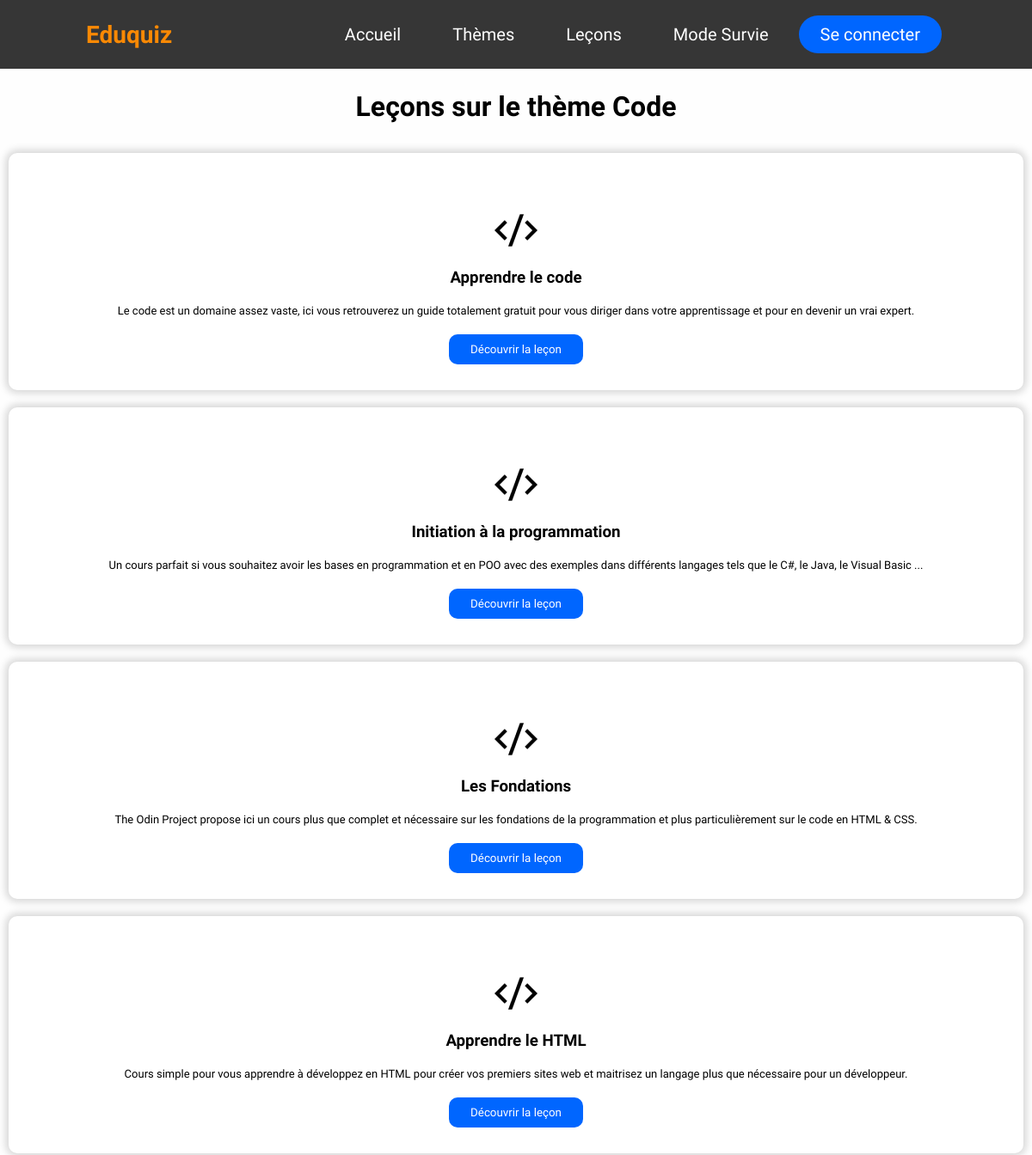
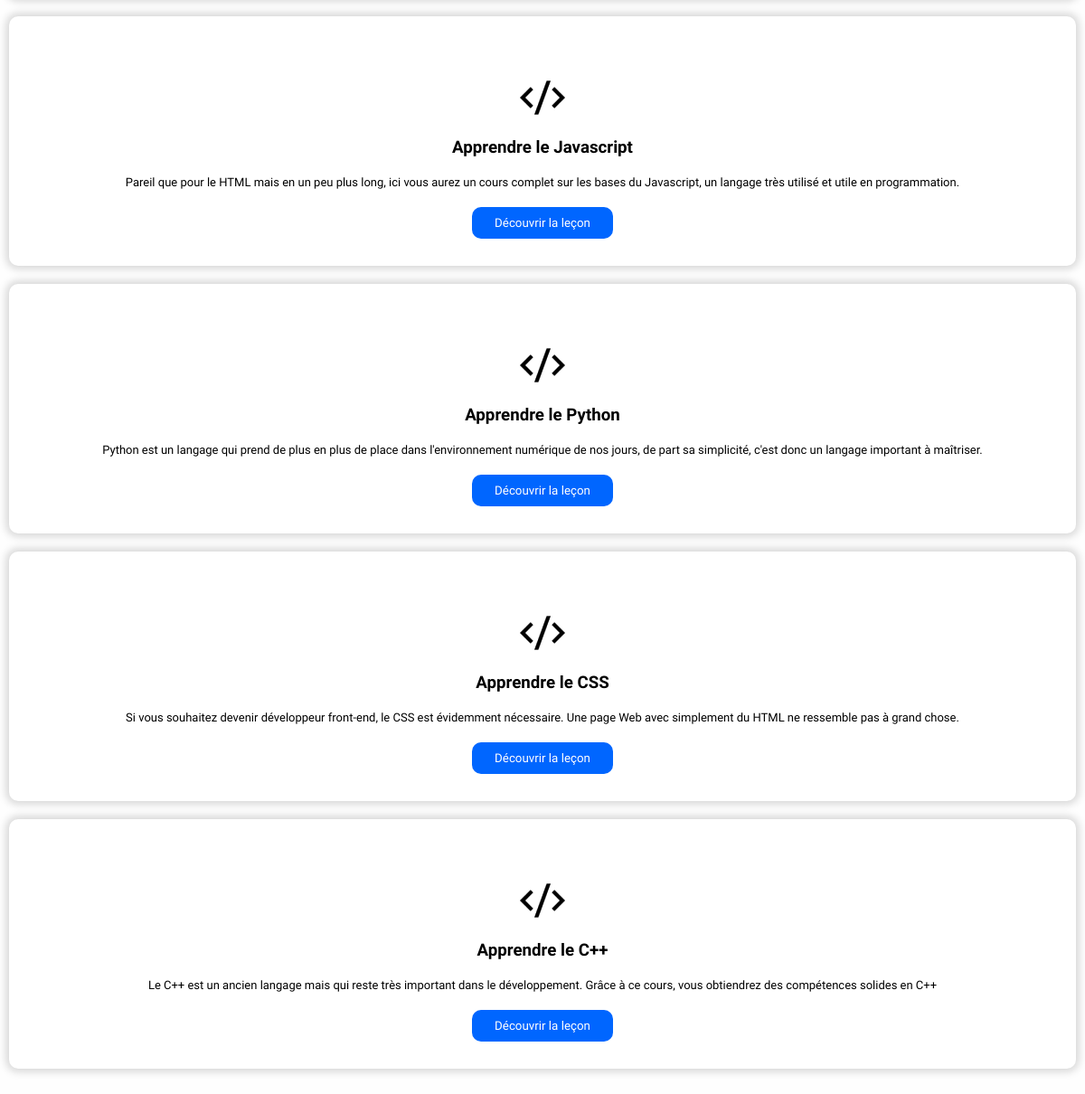
The page /View/lessons_link.php?theme=Code on the database its author committed (2 pictures, top to bottom).
### tables this page shows
CREATE TABLE `lecons` (
  `id` INT AUTO_INCREMENT PRIMARY KEY,
  `theme_name` VARCHAR(25) NOT NULL,
  `title` VARCHAR(100) NOT NULL,
  `description` TEXT NOT NULL,
  `difficulty` ENUM('easy', 'medium', 'hard') NOT NULL,
  `link` VARCHAR(255) NOT NULL,
  `image_url` VARCHAR(255) NOT NULL
);

### View/lessons_link.php (the view, shortened to what this page needs)
<?php
include "../Model/db_connect.php";
$theme = $_GET['theme'];
$sql = "SELECT * FROM lecons WHERE theme_name = ?";
$stmt = $connexion->prepare($sql);
$stmt->bind_param('s', $theme);
$stmt->execute();
$result = $stmt->get_result();
?>
<!DOCTYPE html>
<html lang="en">
<body>
    <header>
        <?php include "header.php"; ?>
    </header>
    <div class="lessons-section">
    <h1>Leçons sur le thème <?php echo $theme; ?></h1>
    <div class="lessons-container">
        <?php
        while ($row = $result->fetch_assoc()) {
            echo '<div class="lessons-items">';
            echo '<img src="' . $row['image_url'] . '"/>';
            echo '<h3>' . $row['title'] . '</h3>';
            echo '<p>' . $row['description'] . '</p>';
            echo '<button><a href="' . $row['link'] . '" target="_blank">Découvrir la leçon</a></button>';
            echo '</div>';
        }
        ?>
    </div>
</div>
</body>
</html>

### css/style.css (style rules this page uses)
* { margin: 0; padding: 0; list-style: none; text-decoration: none; font-family: "Kumbh Sans"; box-sizing: border-box; }
body { background-color: #fefefe; }
header { width: 100%; height: 80px; background: #363636; display: flex; align-items: center; justify-content: space-between; padding: 0 100px; }
@media only screen and (max-width: 1320px) { header { padding: 0 50 px; } }
.lessons-section { width: 100%; padding-bottom: 50px; }
.lessons-section h1 { text-align: center; padding: 25px 0px; }
.lessons-container { width: 1170px; margin: auto; flex-wrap: wrap; justify-content: space-around; display: flex; }
.lessons-items { flex-basis: 23%; margin: 10px 0px; text-align: center; padding: 20px 0px; background: white; box-shadow: 0px 0px 10px 3px lightgrey; border: none; border-radius: 10px; }
.lessons-items h3 { padding: 10px 0px; }
.lessons-items p { font-size: 13px; padding: 10px; }
.lessons-items a { color: white; }
.lessons-items button { background: #0066ff; padding: 10px 25px; border: none; border-radius: 10px; margin: 10px 0px; color: white; }
@media screen and (max-width: 1200px) { .lessons-container { width: 100%; flex-direction: column; } }
@media screen and (max-width: 1200px) { .lessons-items { margin: 10px; } }
img { margin-top: 40px; max-width: 80%; height: auto; }

### rows shown on the page
lecons: image_url (picture), title "Apprendre le code", description "Le code est un domaine assez vaste, ici vous retrouverez un guide totalement gratuit pour vous diriger dans votre apprentissage et pour en devenir un vrai expert."
lecons: image_url (picture), title "Initiation à la programmation", description "Un cours parfait si vous souhaitez avoir les bases en programmation et en POO avec des exemples dans différents langages tels que le C#, le Java, le Visual Basic ..."
lecons: image_url (picture), title "Les Fondations", description "The Odin Project propose ici un cours plus que complet et nécessaire sur les fondations de la programmation et plus particulièrement sur le code en HTML & CSS."
lecons: image_url (picture), title "Apprendre le HTML", description "Cours simple pour vous apprendre à développez en HTML pour créer vos premiers sites web et maitrisez un langage plus que nécessaire pour un développeur."
lecons: image_url (picture), title "Apprendre le Javascript", description "Pareil que pour le HTML mais en un peu plus long, ici vous aurez un cours complet sur les bases du Javascript, un langage très utilisé et utile en programmation."
lecons: image_url (picture), title "Apprendre le Python", description "Python est un langage qui prend de plus en plus de place dans l'environnement numérique de nos jours, de part sa simplicité, c'est donc un langage important à maîtriser."
lecons: image_url (picture), title "Apprendre le CSS", description "Si vous souhaitez devenir développeur front-end, le CSS est évidemment nécessaire. Une page Web avec simplement du HTML ne ressemble pas à grand chose."
lecons: image_url (picture), title "Apprendre le C++", description "Le C++ est un ancien langage mais qui reste très important dans le développement. Grâce à ce cours, vous obtiendrez des compétences solides en C++"

### other values the page prints
$theme "Code"
